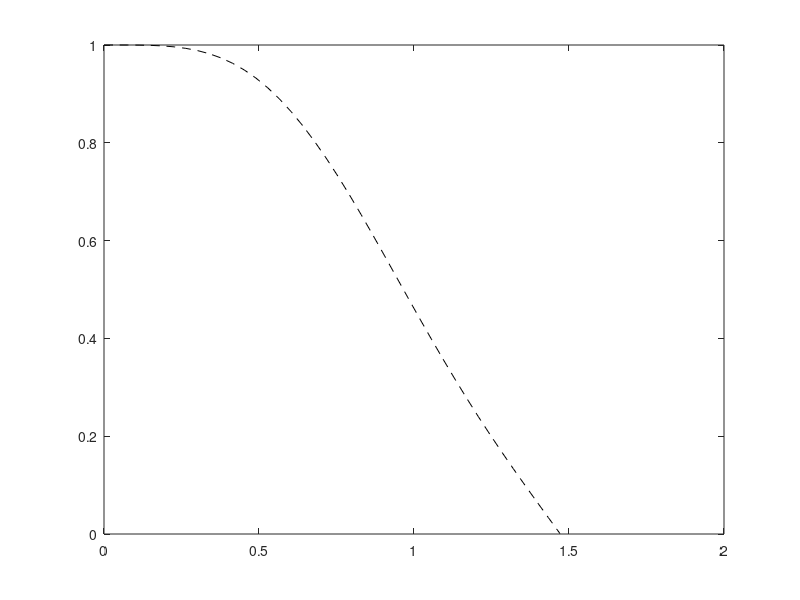

The MATLAB source for this figure: (Note: this script raises an error after producing the figure.)
close all;
clear all;
x2 = linspace(0,pi*1.471,40);
f = @(x2)(1-((1/2*(x2.^2+1)).*besselj(0, x2).^2-1/2*besselj(0, x2).*besselj(1, x2).*x2 + 1/2*besselj(1, x2).^2.*x2.^2-1/2));
estimate = f(x2);
plot(x2/pi,estimate,'k--','DisplayName','$F(\Pa)$');
markers = {'o','x'};
Pvals = [50; 500];
for i = 1:length(Pvals)
    P = Pvals(i);
    rho = besselJroots(0,P);
    for j = 1:length(x2)
        a2 = x2(j)/(pi*(P+1));
        A2 = gramMatrix(a2,1,rho);
        minEigA2(i,j) = min(eig(A2));
    end
    hold on
    plot(x2/pi,minEigA2(i,:),markers{i},'MarkerSize',6.5,'DisplayName',sprintf('$P=$%d',P));
end
legend show;
set(gca,'XTick',[0 0.5 1 1.471]);
set(gca,'YTick',[0 0.5 1]);
set(gca,'XTickLabel',{'0','0.5','1','$\Pastar$'});
xlabel('$\Pa$');
ylabel('$\lambda_{\min}(\gamma)$')

axis tight;
legend('location','southwest');
legend boxoff;
box off;
currentDir = fileparts(mfilename('fullpath'));
path = fullfile(currentDir,'Fconditionnement.tex');
matlab2tikz(path,'width','0.7\textwidth','height','5cm','parseStrings',false,'addLabels',true,'extraTikzpictureOptions','trim axis left, trim axis right'); 
